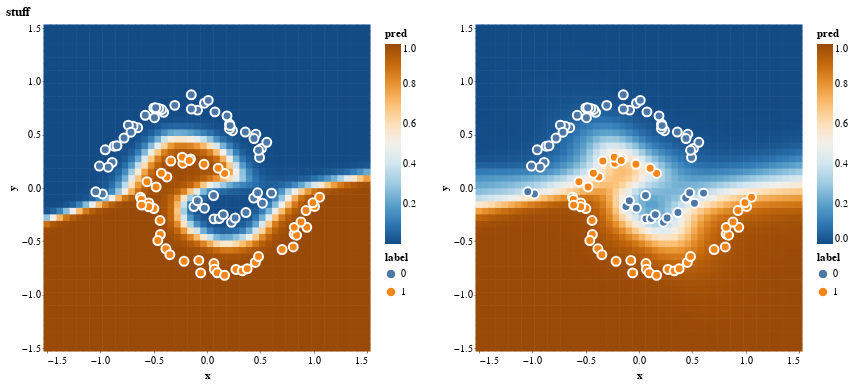

Notebook source saved alongside this figure:
### Code cell
bootstrap_compare_chart

### Figure 1 — Vega-Lite specification as saved in the notebook (floating-point values rounded to 4 significant figures; data arrays with more than 128 entries replaced by an {"elided": "..."} marker saying what was removed)
{"config": {"view": {"continuousWidth": 400, "continuousHeight": 300}}, "hconcat": [{"layer": [{"data": {"name": "data-dda1f347afac5a9e697d6a5efcc26d3e"}, "mark": {"type": "square", "opacity": 1, "size": 50}, "encoding": {"color": {"type": "quantitative", "field": "pred", "scale": {"scheme": "blueorange"}}, "x": {"type": "quantitative", "field": "x", "scale": {"domain": [-1.5, 1.5], "nice": false}}, "y": {"type": "quantitative", "field": "y", "scale": {"domain": [-1.5, 1.5], "nice": false}}}, "height": 320, "width": 320}, {"data": {"name": "data-46792f3edd8503a4031c56d279232da6"}, "mark": {"type": "circle", "opacity": 1, "size": 80, "stroke": "white"}, "encoding": {"color": {"type": "nominal", "field": "label"}, "x": {"type": "quantitative", "field": "x", "scale": {"domain": [-1.5, 1.5], "nice": false}}, "y": {"type": "quantitative", "field": "y", "scale": {"domain": [-1.5, 1.5], "nice": false}}}, "height": 300, "width": 350}]}, {"layer": [{"data": {"name": "data-74caf473561cf6ba38e2af17568628a9"}, "mark": {"type": "square", "opacity": 1, "size": 50}, "encoding": {"color": {"type": "quantitative", "field": "pred", "scale": {"domain": [0, 1], "scheme": "blueorange"}}, "x": {"type": "quantitative", "field": "x", "scale": {"domain": [-1.5, 1.5], "nice": false}}, "y": {"type": "quantitative", "field": "y", "scale": {"domain": [-1.5, 1.5], "nice": false}}}, "height": 320, "width": 320}, {"data": {"name": "data-46792f3edd8503a4031c56d279232da6"}, "mark": {"type": "circle", "opacity": 1, "size": 80, "stroke": "white"}, "encoding": {"color": {"type": "nominal", "field": "label"}, "x": {"type": "quantitative", "field": "x", "scale": {"domain": [-1.5, 1.5], "nice": false}}, "y": {"type": "quantitative", "field": "y", "scale": {"domain": [-1.5, 1.5], "nice": false}}}, "height": 300, "width": 350}]}], "title": "stuff", "$schema": "https://vega.github.io/schema/vega-lite/v4.8.1.json", "datasets": {"data-dda1f347afac5a9e697d6a5efcc26d3e": {"elided": "2500 records"}, "data-46792f3edd8503a4031c56d279232da6": [{"x": 0.06125, "y": -0.07051, "label": 0}, {"x": -0.1222, "y": -0.174, "label": 0}, {"x": -0.09004, "y": -0.119, "label": 0}, {"x": 0.165, "y": 0.1364, "label": 1}, {"x": 0.105, "y": 0.1857, "label": 1}, {"x": -0.02432, "y": -0.189, "label": 0}, {"x": 0.06548, "y": -0.2893, "label": 0}, {"x": -0.02845, "y": 0.2221, "label": 1}, {"x": 0.1144, "y": -0.287, "label": 0}, {"x": 0.2292, "y": -0.322, "label": 0}, {"x": -0.155, "y": 0.2726, "label": 1}, {"x": -0.2261, "y": 0.2328, "label": 1}, {"x": 0.2636, "y": -0.2818, "label": 0}, {"x": 0.1528, "y": -0.2494, "label": 0}, {"x": -0.232, "y": 0.2887, "label": 1}, {"x": -0.1665, "y": 0.2578, "label": 1}, {"x": 0.3651, "y": -0.2303, "label": 0}, {"x": -0.3391, "y": 0.2528, "label": 1}, {"x": 0.5197, "y": -0.1421, "label": 0}, {"x": -0.376, "y": 0.1033, "label": 1}, {"x": -0.4278, "y": 0.1386, "label": 1}, {"x": 0.4578, "y": -0.08415, "label": 0}, {"x": 0.438, "y": -0.09397, "label": 0}, {"x": 0.4747, "y": -0.0453, "label": 0}, {"x": 0.605, "y": -0.04781, "label": 0}, {"x": -0.5631, "y": 0.059, "label": 1}, {"x": -0.6238, "y": -0.08622, "label": 1}, {"x": -0.4773, "y": 0.0101, "label": 1}, {"x": -0.6144, "y": -0.1073, "label": 1}, {"x": -0.4979, "y": -0.193, "label": 1}, {"x": -0.5456, "y": -0.1397, "label": 1}, {"x": -0.5467, "y": -0.1766, "label": 1}, {"x": -0.6126, "y": -0.1604, "label": 1}, {"x": 0.4924, "y": 0.2867, "label": 0}, {"x": 0.5101, "y": 0.3707, "label": 0}, {"x": -0.4401, "y": -0.3047, "label": 1}, {"x": 0.5606, "y": 0.4286, "label": 0}, {"x": 0.4831, "y": 0.3538, "label": 0}, {"x": -0.4371, "y": -0.4368, "label": 1}, {"x": -0.4611, "y": -0.4931, "label": 1}, {"x": 0.4579, "y": 0.5039, "label": 0}, {"x": 0.4407, "y": 0.4635, "label": 0}, {"x": 0.2385, "y": 0.5371, "label": 0}, {"x": -0.3853, "y": -0.57, "label": 1}, {"x": 0.3591, "y": 0.5246, "label": 0}, {"x": -0.3481, "y": -0.625, "label": 1}, {"x": 0.2109, "y": 0.5565, "label": 0}, {"x": 0.2112, "y": 0.6, "label": 0}, {"x": 0.1873, "y": 0.6762, "label": 0}, {"x": 0.2163, "y": 0.5848, "label": 0}, {"x": -0.2151, "y": -0.6868, "label": 1}, {"x": 0.07456, "y": 0.7137, "label": 0}, {"x": -0.07675, "y": -0.6785, "label": 1}, {"x": -0.05915, "y": -0.7958, "label": 1}, {"x": -0.02338, "y": 0.7948, "label": 0}, {"x": 0.01216, "y": 0.8215, "label": 0}, {"x": -0.08853, "y": 0.7301, "label": 0}, {"x": 0.06527, "y": -0.7082, "label": 1}, {"x": 0.06885, "y": -0.7626, "label": 1}, {"x": 0.09572, "y": -0.7946, "label": 1}, {"x": 0.1652, "y": -0.8187, "label": 1}, {"x": -0.1466, "y": 0.7398, "label": 0}, {"x": -0.1472, "y": 0.8738, "label": 0}, {"x": -0.3024, "y": 0.7747, "label": 0}, {"x": 0.2716, "y": -0.7636, "label": 1}, {"x": 0.3311, "y": -0.7769, "label": 1}, {"x": -0.4062, "y": 0.7092, "label": 0}, {"x": 0.3767, "y": -0.7579, "label": 1}, {"x": -0.4987, "y": 0.751, "label": 0}, {"x": -0.4256, "y": 0.7365, "label": 0}, {"x": -0.4532, "y": 0.7456, "label": 0}, {"x": 0.4528, "y": -0.6982, "label": 1}, {"x": -0.4806, "y": 0.7517, "label": 0}, {"x": -0.5792, "y": 0.6815, "label": 0}, {"x": 0.4828, "y": -0.643, "label": 1}, {"x": -0.4925, "y": 0.6588, "label": 0}, {"x": -0.6499, "y": 0.5655, "label": 0}, {"x": -0.6924, "y": 0.5786, "label": 0}, {"x": 0.7041, "y": -0.5774, "label": 1}, {"x": -0.7374, "y": 0.5892, "label": 0}, {"x": 0.8171, "y": -0.4335, "label": 1}, {"x": 0.8087, "y": -0.5528, "label": 1}, {"x": -0.7128, "y": 0.5235, "label": 0}, {"x": 0.8401, "y": -0.443, "label": 1}, {"x": -0.7778, "y": 0.468, "label": 0}, {"x": -0.8694, "y": 0.3923, "label": 0}, {"x": 0.8178, "y": -0.369, "label": 1}, {"x": -0.8441, "y": 0.3954, "label": 0}, {"x": 0.9353, "y": -0.3681, "label": 1}, {"x": 0.8811, "y": -0.3179, "label": 1}, {"x": -0.9539, "y": 0.358, "label": 0}, {"x": 0.9284, "y": -0.2111, "label": 1}, {"x": -0.8891, "y": 0.2403, "label": 0}, {"x": -0.9264, "y": 0.1946, "label": 0}, {"x": -1.008, "y": 0.2055, "label": 0}, {"x": 1.009, "y": -0.1726, "label": 1}, {"x": 0.9932, "y": -0.1386, "label": 1}, {"x": 1.056, "y": -0.08645, "label": 1}, {"x": -0.9809, "y": -0.05551, "label": 0}, {"x": -1.043, "y": -0.03598, "label": 0}], "data-74caf473561cf6ba38e2af17568628a9": {"elided": "2500 records"}}}
